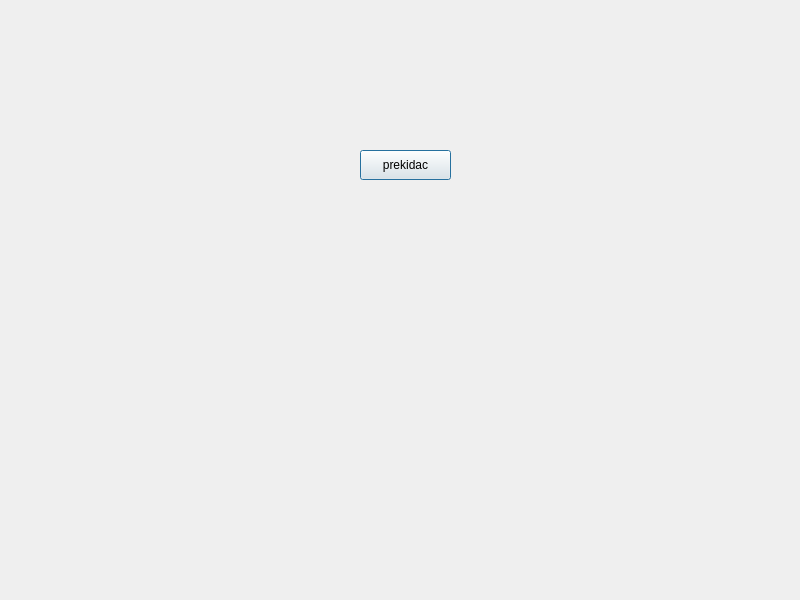
<?xml version="1.0" encoding="UTF-8"?>
<ui version="4.0">
 <class>Dialog</class>
 <widget class="QDialog" name="Dialog">
  <property name="geometry">
   <rect>
    <x>0</x>
    <y>0</y>
    <width>800</width>
    <height>600</height>
   </rect>
  </property>
  <property name="windowTitle">
   <string>Dialog</string>
  </property>
  <widget class="QLabel" name="label">
   <property name="geometry">
    <rect>
     <x>270</x>
     <y>21</y>
     <width>321</width>
     <height>111</height>
    </rect>
   </property>
   <property name="text">
    <string/>
   </property>
   <property name="pixmap">
    <pixmap resource="slike.qrc">:/new/slike/off.jpg</pixmap>
   </property>
   <property name="scaledContents">
    <bool>true</bool>
   </property>
  </widget>
  <widget class="QPushButton" name="pushButton">
   <property name="geometry">
    <rect>
     <x>360</x>
     <y>150</y>
     <width>91</width>
     <height>30</height>
    </rect>
   </property>
   <property name="text">
    <string>prekidac</string>
   </property>
   <property name="checkable">
    <bool>true</bool>
   </property>
  </widget>
 </widget>
 <resources>
  <include location="slike.qrc"/>
 </resources>
 <connections/>
</ui>
